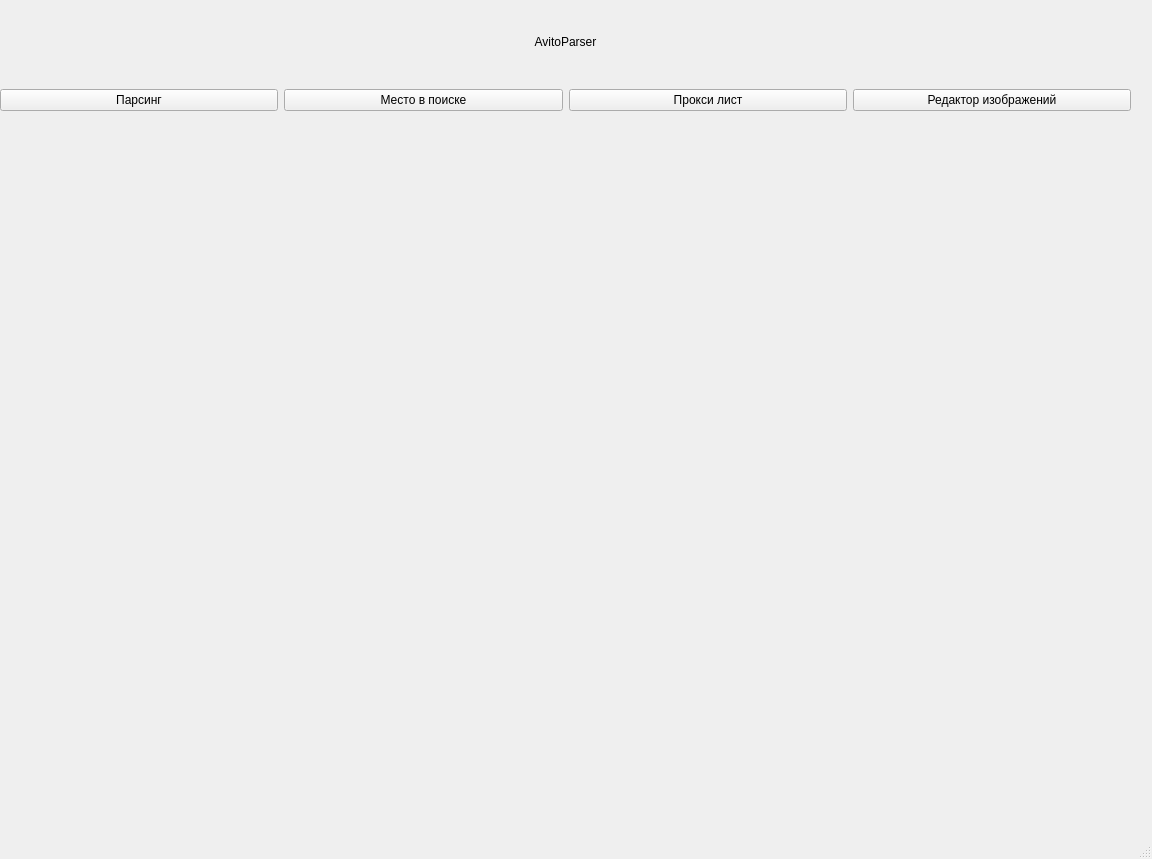
<?xml version="1.0" encoding="UTF-8"?>
<ui version="4.0">
 <class>MainWindow</class>
 <widget class="QMainWindow" name="MainWindow">
  <property name="geometry">
   <rect>
    <x>0</x>
    <y>0</y>
    <width>1152</width>
    <height>859</height>
   </rect>
  </property>
  <property name="windowTitle">
   <string>MainWindow</string>
  </property>
  <widget class="QWidget" name="centralwidget">
   <property name="sizePolicy">
    <sizepolicy hsizetype="Expanding" vsizetype="Expanding">
     <horstretch>0</horstretch>
     <verstretch>0</verstretch>
    </sizepolicy>
   </property>
   <widget class="QWidget" name="gridLayoutWidget">
    <property name="geometry">
     <rect>
      <x>0</x>
      <y>110</y>
      <width>1131</width>
      <height>711</height>
     </rect>
    </property>
    <layout class="QGridLayout" name="gridLayout">
     <item row="0" column="0">
      <widget class="QWidget" name="widget" native="true"/>
     </item>
    </layout>
   </widget>
   <widget class="QWidget" name="verticalLayoutWidget">
    <property name="geometry">
     <rect>
      <x>0</x>
      <y>0</y>
      <width>1131</width>
      <height>111</height>
     </rect>
    </property>
    <layout class="QVBoxLayout" name="verticalLayout">
     <item>
      <widget class="QLabel" name="label">
       <property name="text">
        <string>AvitoParser</string>
       </property>
       <property name="alignment">
        <set>Qt::AlignCenter</set>
       </property>
      </widget>
     </item>
     <item>
      <layout class="QHBoxLayout" name="horizontalLayout">
       <item>
        <widget class="QPushButton" name="pushButton_4">
         <property name="text">
          <string>Парсинг</string>
         </property>
        </widget>
       </item>
       <item>
        <widget class="QPushButton" name="pushButton_3">
         <property name="text">
          <string>Место в поиске</string>
         </property>
        </widget>
       </item>
       <item>
        <widget class="QPushButton" name="pushButton_2">
         <property name="text">
          <string>Прокси лист</string>
         </property>
        </widget>
       </item>
       <item>
        <widget class="QPushButton" name="pushButton">
         <property name="text">
          <string>Редактор изображений</string>
         </property>
        </widget>
       </item>
      </layout>
     </item>
    </layout>
   </widget>
  </widget>
  <widget class="QMenuBar" name="menubar">
   <property name="geometry">
    <rect>
     <x>0</x>
     <y>0</y>
     <width>1152</width>
     <height>21</height>
    </rect>
   </property>
  </widget>
  <widget class="QStatusBar" name="statusbar"/>
 </widget>
 <resources/>
 <connections/>
</ui>
